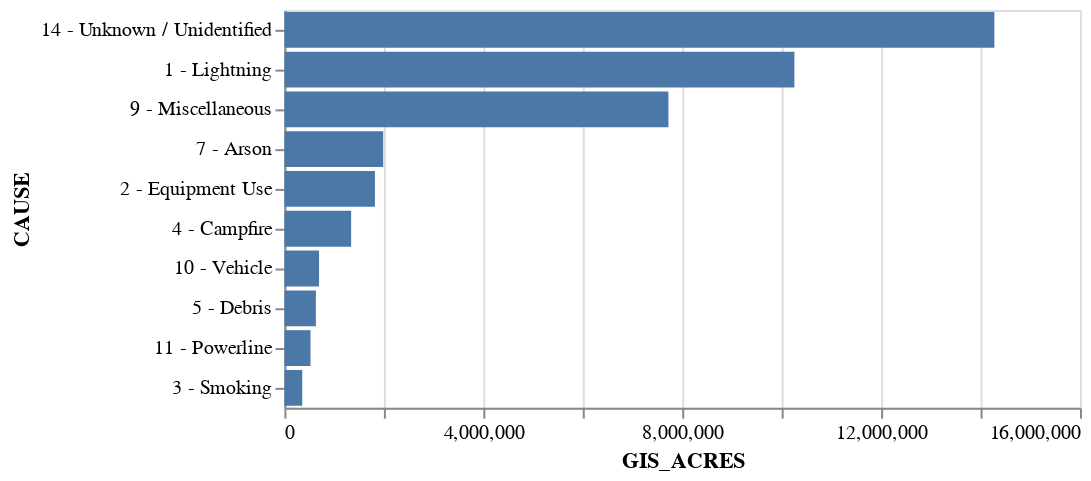

The notebook cell this image was saved under:
### Markdown cell above
### Examine the result:

### Code cell
alt.Chart(top_causes).mark_bar().encode(x = "GIS_ACRES", y=alt.Y('CAUSE:N', sort='-x')) # Create a chart – CAUSE/ACRES

### Figure 1 — Vega-Lite specification as saved in the notebook (floating-point values rounded to 4 significant figures)
{"config": {"view": {"continuousWidth": 400, "continuousHeight": 300}}, "data": {"name": "data-45d910c03acd8cbb308a56b1db1d0f95"}, "mark": "bar", "encoding": {"x": {"field": "GIS_ACRES", "type": "quantitative"}, "y": {"field": "CAUSE", "sort": "-x", "type": "nominal"}}, "$schema": "https://vega.github.io/schema/vega-lite/v4.17.0.json", "datasets": {"data-45d910c03acd8cbb308a56b1db1d0f95": [{"CAUSE": "14 - Unknown / Unidentified", "GIS_ACRES": 14280000.0}, {"CAUSE": "1 - Lightning", "GIS_ACRES": 10260000.0}, {"CAUSE": "9 - Miscellaneous", "GIS_ACRES": 7722000.0}, {"CAUSE": "7 - Arson", "GIS_ACRES": 1987000.0}, {"CAUSE": "2 - Equipment Use", "GIS_ACRES": 1820000.0}, {"CAUSE": "4 - Campfire", "GIS_ACRES": 1342000.0}, {"CAUSE": "10 - Vehicle", "GIS_ACRES": 696600.0}, {"CAUSE": "5 - Debris", "GIS_ACRES": 632800.0}, {"CAUSE": "11 - Powerline", "GIS_ACRES": 525100.0}, {"CAUSE": "3 - Smoking", "GIS_ACRES": 358600.0}]}}
